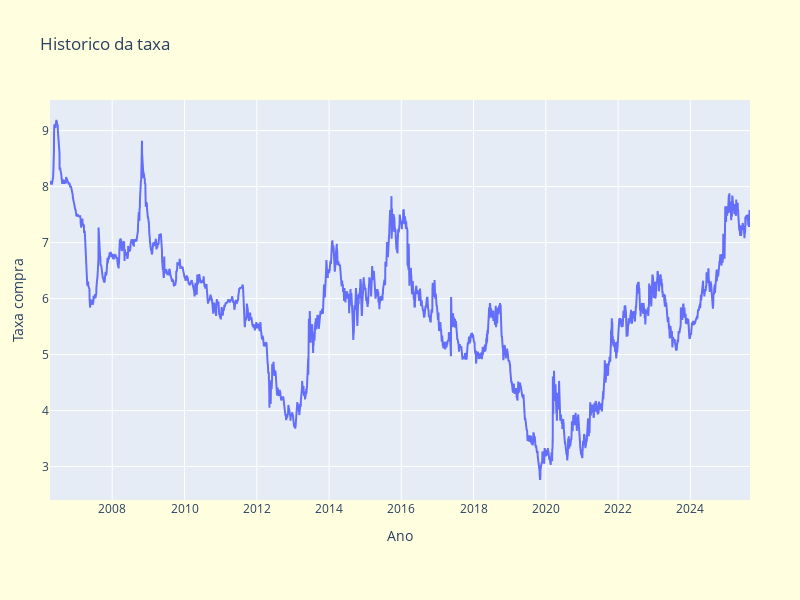

Write notebook code for a chart like this one.
### Code cell
fig = go.Figure()
fig.add_trace(go.Scatter(x=hist.index , y=hist['Taxa Compra Manha']))
fig.update_layout(
    title="Historico da taxa",
    xaxis_title="Ano",
    yaxis_title="Taxa compra",
    height=600,
    width=800,
    margin=dict(l=50, r=50, t=100, b=100),
    paper_bgcolor="LightYellow"
)
fig.show()

### Figure 1 — Plotly figure (JSON) as saved in the notebook; plotly's stock layout.template omitted (floating-point values rounded to 4 significant figures; data arrays with more than 128 entries replaced by an {"elided": "..."} marker saying what was removed)
{"data": [{"type": "scatter", "x": {"elided": "4833 str values"}, "y": {"elided": "4833 float values"}}], "layout": {"height": 600, "margin": {"b": 100, "l": 50, "r": 50, "t": 100}, "paper_bgcolor": "LightYellow", "title": {"text": "Historico da taxa"}, "width": 800, "xaxis": {"title": {"text": "Ano"}}, "yaxis": {"title": {"text": "Taxa compra"}}}}
